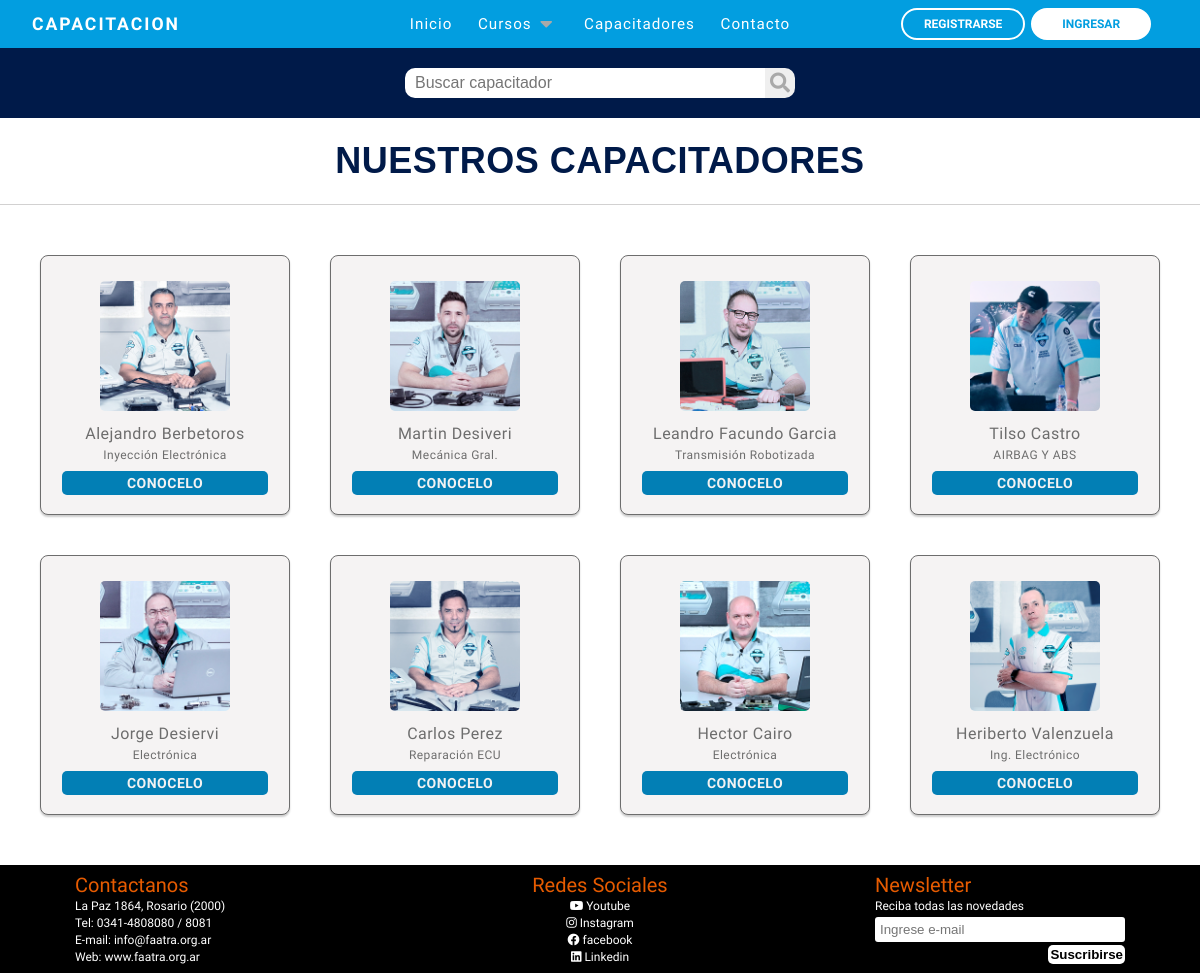
Page /capacitadores.php on the committed database.
### tables this page shows
CREATE TABLE IF NOT EXISTS `capacitadores` (
  `id` int NOT NULL AUTO_INCREMENT,
  `nombre` varchar(120) NOT NULL,
  `apellido` varchar(120) NOT NULL,
  `cuil_cuit` varchar(11) NOT NULL,
  `imagen` varchar(255) NOT NULL DEFAULT 'usersNone.png',
  `telefono` varchar(12) NOT NULL,
  `direccion` varchar(120) NOT NULL,
  `codigo_postal` varchar(10) NOT NULL,
  `email` varchar(120) NOT NULL,
  `especialidad` varchar(255) NOT NULL,
  `descripcion` varchar(1000) NOT NULL,
  `provincia` varchar(60) NOT NULL,
  `fecha_alta` timestamp NOT NULL DEFAULT CURRENT_TIMESTAMP,
  `fecha_baja` timestamp NOT NULL,
  PRIMARY KEY (`id`)
);

### capacitadores.php (the view, shortened to what this page needs)
<?php
require_once('bd/conexion.php');
if (isset( $_POST['input-buscador'])) {
  $palabra = $_POST['input-buscador'];
  try {
  $bus = $pdo->prepare("SELECT id, nombre, apellido, especialidad, imagen from capacitadores where nombre like '%$palabra%' or apellido like '%$palabra%'");
  $bus->execute();
    } catch(PDOException $e) {
    echo $e->getMessage();
    }
  } else {
    $bus = $pdo->prepare('SELECT * FROM capacitadores');
    $bus->execute();
  }
?>
<!DOCTYPE html>
<html lang="es">
<head>
    <link rel="stylesheet" href="https://use.fontawesome.com/releases/v5.15.4/css/all.css"
 />
    <link rel="stylesheet" href="reset.css">
    <link rel="stylesheet" href="css/capacitadores.css">
    <link rel="stylesheet" href="css/footer.css">
</head>
<body>
    <?php require_once "nav.php" ?>
  <form action="" method="POST">
  <div class="header-content">
      <input type="text" class="input-buscador" id="input-buscador" name="input-buscador" placeholder="Buscar capacitador">
    <button type="text" id="buscador" name="buscador" class="buscador"><i class="fas fa-search"></i></button>
  </div>
</form>
    <main>
      <form action="" method="POST">
        <div>
          <p class="title">NUESTROS CAPACITADORES</p>
        </div>
        <div class="container-capacitadores " id="lista-capacitadores">
          <?php while($res = $bus->fetch(PDO::FETCH_ASSOC)) { ?>
          <div class="card">
              <a href="<?= 'capacitador.php?id='.$res['id'] ?>" class="linkCapacitador">
                <img src="images/capacitadores/<?= $res['imagen']?>" class="card-img" alt="<? $res['nombre']?>">
                <h4><?= $res['nombre']?> <?= $res['apellido']?>
                  </h4>
                <p><?= $res['especialidad']?>
                  </p>
              </a>
              <a href="<?= 'capacitador.php?id='.$res['id'] ?>" class="button agregar-carrito">CONOCELO</a>
            </div>
            <?php } ?>
          </div>
      </form>
    </main>
    <?php include_once "footer.php" ?>
  </body>
</html>

### nav.php (shortened to what this page needs)
<!DOCTYPE html>
<html lang="en">
<head>
    <link rel="stylesheet" href="https://use.fontawesome.com/releases/v5.15.4/css/all.css" />
    <link rel="stylesheet" href="css/nav.css">
</head>
<body>
    <nav >
        <div class="containerNav">
            <div class="logo-container">
                <h3 class="logonav"><a class="ancor-nav" href="index.php">CAPACITACION</a></h3>
            </div>
            <div class="nav-btn">
                <div class="nav-links">
                    <ul>
                        <li class="nav-link" style="--i: .6s">
                            <a href="logout.php">Inicio</a>
                        </li>
                        <li class="nav-link" style="--i: .85s">
                            <a href="#">Cursos<i class="fas fa-caret-down"></i></a>
                        </li>
                        <li class="nav-link" style="--i: 1.1s">
                            <a href="capacitadores.php">Capacitadores</a>
                        </li>
                        <li class="nav-link" style="--i: 1.35s">
                            <a href="contacto.php">Contacto</a>
                        </li>
                    </ul>
                    </div>
                        <div class="buttons" style="--i: 1.8s">
                            <a href="formularioRegistro.php" class="btn btnRegistrese transparent">Registrarse</a>
                            <a href="login.php" class="btn btnIngresar solid" id="abrirModal">Ingresar</a>
                        </div>
                    </div>
        </div>
    </nav>
</body>
</html>

### footer.php (shortened to what this page needs)
<footer class="footer">
        <form action="" method="POST" class="footer-item ">
            <h2 class="footer-title">Contactanos</h2>
            <ul>
                <li> La Paz 1864, Rosario (2000) </li>
                <li> Tel: 0341-4808080 / 8081 </li>
                <li> E-mail: info@faatra.org.ar </li>
                <li><a href='https://www.faatra.org.ar' target="_blank" rel="noopener noreferrer" class="web">Web: www.faatra.org.ar</a></li>
            </ul>
        </form>
        <div class="footer-item redes">
            <h2 class="footer-title"> Redes Sociales </h2>
            <ul>
                <li><i class="fab fa-youtube"><a href="https://www.youtube.com/@faatra" target="_blank" rel="noopener noreferrer"> Youtube</a></i>
                <li><i class="fab fa-instagram"><a href='https://www.instagram.com/faatraargentina/' target="_blank" rel="noopener noreferrer"> Instagram</a></i>
                <li><i class="fab fa-facebook"><a href="https://www.facebook.com/FAATRArgentina" target="_blank" rel="noopener noreferrer"> facebook</a></i>
                <li><i class="fab fa-linkedin"><a href="https://linkedin.com/in/faatra-argentina-1616b51a5/" target="_blank" rel="noopener noreferrer"> Linkedin</a></i>
            </ul>
        </div>
        <form class="footer-item newsletter" method="POST">
            <h2 class="footer-title"> Newsletter </h2>
            <ul class="news-input">
                <li>Reciba todas las novedades</li>
                <input type="email" class="input-news"  placeholder="Ingrese e-mail" name="email">
                <button type="submit" value="suscribirse" name="submit" class="btnNews">Suscribirse
            </ul>
</form>
    </footer>

### css/capacitadores.css (style rules this page uses)
main { margin: 0; padding: 0; box-sizing: border-box; letter-spacing: 0.03em; line-height: 1; background: #fff; }
.title { text-align: center; font-size: 36px; font-weight: bold; margin-bottom: 20px; color: #001a49; font-family: 'Franklin Gothic Medium', 'Arial Narrow', Arial, sans-serif }
p { padding: 5px 0px; }
.header-content { height: 70px; background-color: #001a49; width: 100%; display: flex; justify-content: center; align-items: center; margin-bottom: 20px; }
.card { padding: 10px; }
.linkCapacitador { margin: 0; padding: 0; text-decoration: none; color: #6d6d6d; }
.input-buscador { height: 30px; width: 30%; border-radius: 10px 0 0 10px; padding: 0 50px 0 10px ; font-size: 16px; border: none; }
button { border: none; border-radius: 0 10px 10px 0; }
.fas { padding: 5px; font-size: 20px; color: darkgrey; border-radius: 0 10px 10px 0; }
.button { background:#027fb5; text-decoration: none; padding: 10px; font-size: 14px; margin-top: 15px; border-radius: 5px; color: #f2f2f2; font-weight: 700; }
.container-capacitadores { width: 100%; max-width: 1200px; border-top: 1px solid rgb(210, 209, 209); height: auto; display: flex; flex-wrap: wrap; justify-content: center; margin: auto; padding: 30px 0px; }
.container-capacitadores .card { width: 250px; height: 260px; background: #f5f3f3; background-size: cover; color:#6d6d6d; border-radius: 8px; border:1px solid; box-shadow: 0 2px 2px rgba(0,0,0,0.2); overflow: hidden; margin: 20px 20px; text-align: center; align-items: center; transition: all 0.25s; }
.container-capacitadores .card img { width: 130px; height: 130px; margin: 10px; border-radius: 5px; cursor: pointer; }
.container-capacitadores .card h4 { font-weight: 500; font-size: 16px; padding: 2px 0px; width: 100%; font-family: 'Raleway', sans-serif !important; }
.container-capacitadores .card p { padding-top: 5px 0px; margin: 0px; font-size: 12px; font-family: 'Raleway', sans-serif !important; }
.container-capacitadores .card a { padding: 5px; display: block; width: 90%; margin: 0 auto; font-family: 'Raleway', sans-serif !important; }

### css/footer.css (style rules this page uses)
.footer { display: flex; justify-content: space-around; flex-wrap: wrap; margin: 0; padding: 5px 0; background-color: #000; color: #fff; }
.footer-item { width: 250px; }
.footer-title { font-family: 'Raleway', sans-serif !important; color: #e65b00; font-size: 20px; margin: 5px 0; }
.footer ul li { font-family: 'Raleway', sans-serif !important; list-style: none; margin: 5px 0; font-size: 12px; }
.input-news { border: none; border-radius: 3px; padding: 5px 0; }
input.input-news { padding-left: 5px; width: 100%; }
.redes { text-align: center; cursor: pointer; }
.redes ul li a { color: #fff; font-family: 'Raleway', sans-serif !important; padding: 5px 0; }
.web { font-family: 'Raleway', sans-serif !important; text-decoration: none; color: #fff; }
.btnNews { font-weight: bold; cursor: pointer; padding: 2px; background: #ffffff; border-radius: 5px; margin-top: 3px; float: right; }

### css/nav.css (style rules this page uses)
* { padding: 0; margin: 0; box-sizing: border-box; }
ul { list-style: none; }
.ancor-nav { text-decoration: none; color: #fff; }
a { text-decoration: none; }
nav { font-family: 'Raleway', sans-serif !important; position: sticky; top: 0px; background-color: #029ee0; width: 100%; z-index: 1000; }
.containerNav { padding: 0 32px; margin: 0 auto; display: flex; position: relative; }
.logo-container { flex: 1; display: flex; align-items: center; }
.nav-btn { flex: 3; display: flex; }
.nav-links { flex: 2; }
.buttons { display: flex; justify-content: center; align-items: center; flex: 1; }
.logonav { color: #fff; font-size: 1.1rem; font-weight: 600; letter-spacing: 2px; text-transform: uppercase; line-height: 3rem; }
.btn { display: inline-block; padding: 8px 21px; font-size: 12px; font-weight: 600; border: 2px solid #fff; border-radius: 32px; line-height: 1; margin: 0 3px; transition: .3s; text-transform: uppercase; }
.btn.solid, .btn.transparent:hover { background-color: #fff; color: #029ee0; }
.btn.transparent, .btn.solid:hover { background-color: transparent; color: #fff; }
.nav-links > ul { display: flex; justify-content: center; align-items: center; }
.nav-link { position: relative; }
.nav-link > a { line-height: 3rem; color: #fff; padding: 0 .8rem; letter-spacing: 1px; font-size: .95rem; display: flex; align-items: center; justify-content: space-between; transition: .5s; }
.nav-link > a > i { margin-left: .2rem; }
.btnIngresar { padding-right: 29px; padding-left: 29px; }

### rows in the picture
capacitadores: imagen (picture), nombre "Alejandro", apellido "Berbetoros", especialidad "Inyección Electrónica"
capacitadores: imagen (picture), nombre "Martin", apellido "Desiveri", especialidad "Mecánica Gral."
capacitadores: imagen (picture), nombre "Leandro Facundo", apellido "Garcia", especialidad "Transmisión Robotizada"
capacitadores: imagen (picture), nombre "Tilso", apellido "Castro", especialidad "AIRBAG Y ABS"
capacitadores: imagen (picture), nombre "Jorge", apellido "Desiervi", especialidad "Electrónica"
capacitadores: imagen (picture), nombre "Carlos", apellido "Perez", especialidad "Reparación ECU"
capacitadores: imagen (picture), nombre "Hector", apellido "Cairo", especialidad "Electrónica"
capacitadores: imagen (picture), nombre "Heriberto", apellido "Valenzuela", especialidad "Ing. Electrónico"
